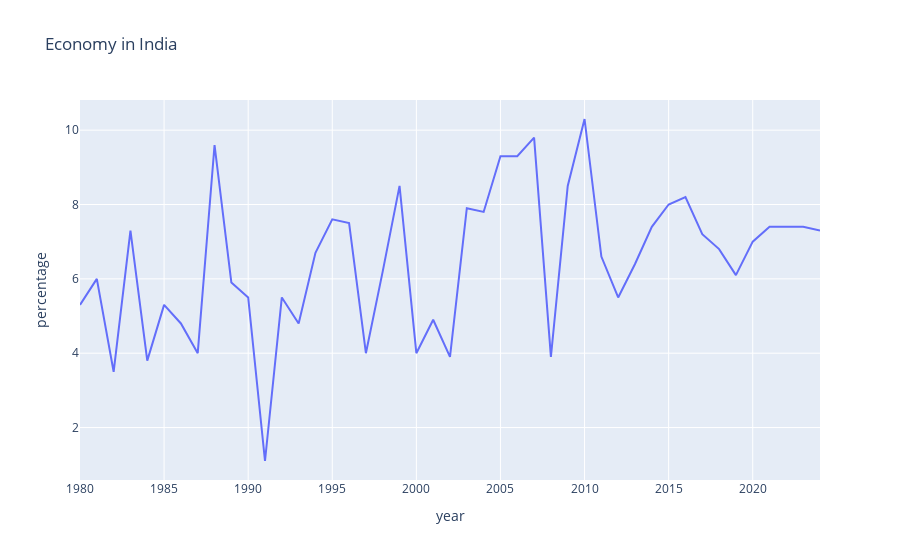

Write notebook code for a chart like this one.
### Code cell
# df = px.data.gapminder().query("country=='Canada'")
fig = px.line(df_, x="year", y="percentage", title='Economy in India')
fig.show()

### Figure 1 — Plotly figure (JSON) as saved in the notebook; plotly's stock layout.template omitted (floating-point values rounded to 4 significant figures)
{"data": [{"hoverlabel": {"namelength": 0}, "hovertemplate": "year=%{x}<br>percentage=%{y}", "legendgroup": "", "line": {"color": "#636efa", "dash": "solid"}, "mode": "lines", "name": "", "showlegend": false, "type": "scatter", "x": [1980, 1981, 1982, 1983, 1984, 1985, 1986, 1987, 1988, 1989, 1990, 1991, 1992, 1993, 1994, 1995, 1996, 1997, 1998, 1999, 2000, 2001, 2002, 2003, 2004, 2005, 2006, 2007, 2008, 2009, 2010, 2011, 2012, 2013, 2014, 2015, 2016, 2017, 2018, 2019, 2020, 2021, 2022, 2023, 2024], "xaxis": "x", "y": [5.3, 6, 3.5, 7.3, 3.8, 5.3, 4.8, 4, 9.6, 5.9, 5.5, 1.1, 5.5, 4.8, 6.7, 7.6, 7.5, 4, 6.2, 8.5, 4, 4.9, 3.9, 7.9, 7.8, 9.3, 9.3, 9.8, 3.9, 8.5, 10.3, 6.6, 5.5, 6.4, 7.4, 8, 8.2, 7.2, 6.8, 6.1, 7, 7.4, 7.4, 7.4, 7.3], "yaxis": "y"}], "layout": {"legend": {"tracegroupgap": 0}, "title": {"text": "Economy in India"}, "xaxis": {"anchor": "y", "domain": [0, 1], "title": {"text": "year"}}, "yaxis": {"anchor": "x", "domain": [0, 1], "title": {"text": "percentage"}}}}
